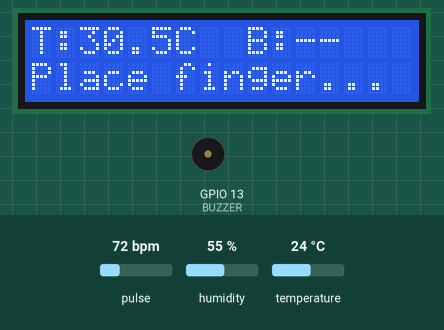
Simulated run of this sketch. Board: ESP8266 (NodeMCU). On the bench: 16×2 character LCD, buzzer (waves = sounding, pin HIGH). The test bench sets the inputs (shaded band); at power-on: pulse 72 bpm, temperature 24 °C, humidity 55 %. WiFi joins after 1.5 s; servers stay silent unless stated; web services answer with replies made up by the test bench; what the sketch prints to the serial monitor is not drawn.

Above: at 12.3 s.
12.4 s: pulse set to 42 bpm
At 18.6 s:
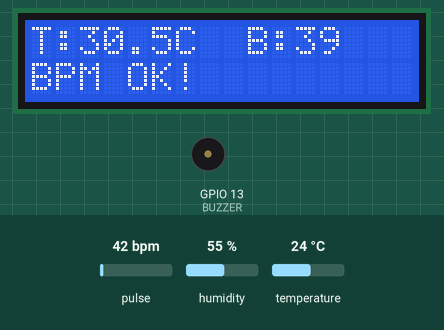
22.6 s: pulse set to 70 bpm
At 31.6 s:
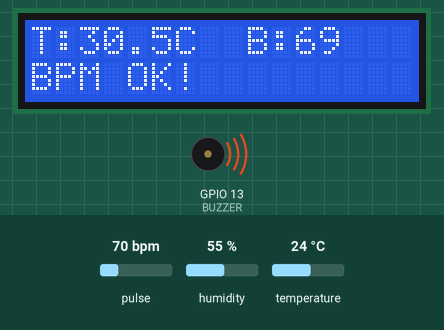
33.2 s: temperature set to 12 °C
At 42.5 s:
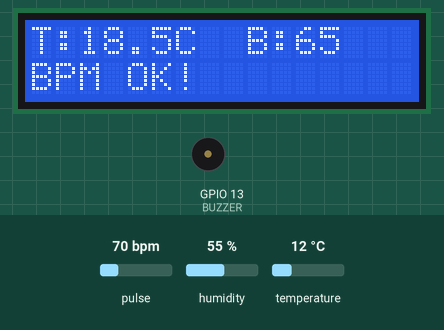
46.2 s: temperature set to 19 °C
At 54.5 s:
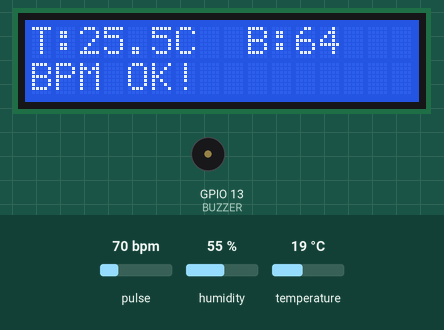
58.4 s: pulse set to 94 bpm
At 60.9 s:
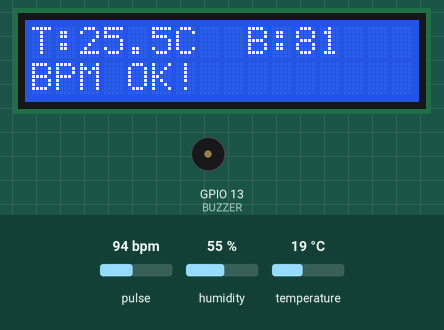
62.6 s: pulse set to 98 bpm
At 66.9 s:
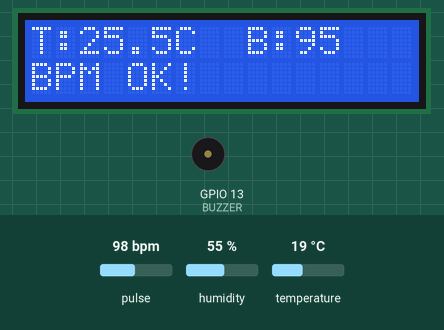
Timing chart, 0 to 68.4 s (numbered marks = the images above; inputs shaded):
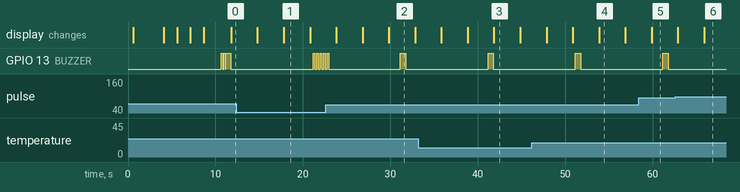

Measured:
- after the input at 58.4 s, the display: changes after 1.5 s (image 5)
- what the display in image 1 shows lasts 3.0 s, from 17.8 s to 20.8 s

The sketch:

HealthMonitor_ESP8266.ino
```cpp
#include <ESP8266WiFi.h>
#include <ESP8266HTTPClient.h>
#include <Wire.h>
#include <LiquidCrystal_I2C.h>
#include <DHT.h>
#include "MAX30105.h"
#include "heartRate.h"

// ─── CONFIG ───────────────────────────────────────────
const char* SSID     = "";
const char* PASSWORD = "";
const char* TS_API   = "";
const char* TS_URL   = "http://api.thingspeak.com/update";

// ─── PINS ─────────────────────────────────────────────
#define DHT_PIN  0
#define DHT_TYPE DHT11
#define BUZZER   13

// ─── OBJECTS ──────────────────────────────────────────
DHT dht(DHT_PIN, DHT_TYPE);
MAX30105 particleSensor;
LiquidCrystal_I2C lcd(0x27, 16, 2);

bool max30102OK = false;

// ─── BPM ROLLING AVERAGE ──────────────────────────────
const byte RATE_SIZE = 6;
byte rates[RATE_SIZE] = {0};
byte rateSpot = 0;
long lastBeat = 0;
float beatAvg = 0;

// ─── GLOBALS ──────────────────────────────────────────
float currentTemp    = 0;
int   currentBpm     = 0;
int   currentSpo2    = 0;
int   currentNews2   = 0;
String currentStatus = "BOOT";
unsigned long lastSend = 0;
unsigned long lastRead = 0;
unsigned long lastLCD  = 0;
byte lcdPage = 0;

// ─── IR THRESHOLD (lowered for your sensor) ───────────
#define IR_THRESHOLD 50000

// ─── SPO2 ─────────────────────────────────────────────
int estimateSpO2(long ir, long red) {
  if (ir < IR_THRESHOLD) return 0;
  float ratio = (float)red / (float)ir;
  // Calibrated for typical MAX30102 modules
  int spo2 = constrain((int)(104.0 - 17.0 * ratio), 90, 100);
  return spo2;
}

// ─── NEWS2 ────────────────────────────────────────────
int calcNEWS2(float temp, int bpm, int spo2) {
  int score = 0;

  if      (temp <= 35.0) score += 3;
  else if (temp <= 36.0) score += 1;
  else if (temp <= 38.0) score += 0;
  else if (temp <= 39.0) score += 1;
  else                   score += 2;

  // Only score BPM if finger detected
  if (bpm > 0) {
    if      (bpm <= 40)  score += 3;
    else if (bpm <= 50)  score += 1;
    else if (bpm <= 90)  score += 0;
    else if (bpm <= 110) score += 1;
    else if (bpm <= 130) score += 2;
    else                 score += 3;
  }

  if (spo2 > 0) {
    if      (spo2 >= 96) score += 0;
    else if (spo2 >= 94) score += 1;
    else if (spo2 >= 92) score += 2;
    else                 score += 3;
  }

  return score;
}

String getStatus(int n) {
  if (n >= 7) return "CRITICAL";
  if (n >= 3) return "WARNING";
  return "NORMAL";
}

// ─── BUZZER ───────────────────────────────────────────
void triggerBuzzer(String s) {
  if (s == "CRITICAL") {
    for (int i = 0; i < 5; i++) {
      digitalWrite(BUZZER, HIGH); delay(200);
      digitalWrite(BUZZER, LOW);  delay(200);
    }
  } else if (s == "WARNING") {
    digitalWrite(BUZZER, HIGH); delay(600);
    digitalWrite(BUZZER, LOW);
  }
}

// ─── LCD ──────────────────────────────────────────────
// ─── LCD SAFE WRITE ───────────────────────────────────
void safeLCDWrite(int row, int col, String text) {
  Wire.beginTransmission(0x27);
  if (Wire.endTransmission() != 0) {
    // LCD not responding, reinit
    lcd.init();
    lcd.backlight();
    return;
  }
  lcd.setCursor(col, row);
  lcd.print(text);
}

void updateLCD() {
  // Check LCD alive before writing
  Wire.beginTransmission(0x27);
  byte error = Wire.endTransmission();
  if (error != 0) {
    lcd.init();
    lcd.backlight();
    delay(100);
    return;
  }

  lcd.clear();
  if (lcdPage == 0) {
    lcd.setCursor(0, 0);
    lcd.print("T:");
    lcd.print(currentTemp, 1);
    lcd.print("C");
    lcd.setCursor(9, 0);
    lcd.print("B:");
    lcd.print(currentBpm > 0 ? String(currentBpm) : "--");
    lcd.setCursor(0, 1);
    lcd.print(currentBpm == 0 ? "Place finger... " : "BPM OK!         ");
  } else {
    lcd.setCursor(0, 0);
    lcd.print("SpO2:");
    lcd.print(currentSpo2 > 0 ? String(currentSpo2) + "%" : "--  ");
    lcd.setCursor(9, 0);
    lcd.print("N2:");
    lcd.print(currentNews2);
    lcd.setCursor(0, 1);
    lcd.print(">> ");
    lcd.print(currentStatus);
    lcd.print("       ");
  }
  lcdPage = (lcdPage + 1) % 2;
}

// ─── THINGSPEAK ───────────────────────────────────────
void sendToThingSpeak() {
  if (WiFi.status() != WL_CONNECTED) {
    Serial.println("WiFi lost, skip send");
    return;
  }
  if (millis() - lastSend > 15000) {
  lastSend = millis();
  // Only send if BPM has stabilized (buffer full)
  if (currentBpm == 0 || rateSpot == 0) return; // skip unstable reading
  sendToThingSpeak();
}
  WiFiClient client;
  HTTPClient http;
  String url = String(TS_URL) +
               "?api_key=" + TS_API +
               "&field1=" + String(currentTemp, 1) +
               "&field2=" + String(currentBpm) +
               "&field3=" + String(currentSpo2) +
               "&field4=" + String(currentNews2);
  http.begin(client, url);
  int code = http.GET();
  Serial.println("TS HTTP: " + String(code));
  http.end();
}

// ─── SETUP ────────────────────────────────────────────
void setup() {
  Serial.begin(115200);
  delay(500);
  pinMode(BUZZER, OUTPUT);
  digitalWrite(BUZZER, LOW);

  Wire.begin();

  // LCD
  lcd.init();
  lcd.backlight();
  lcd.setCursor(0, 0); lcd.print("SmartVital AI");
  lcd.setCursor(0, 1); lcd.print("Booting...");
  delay(1500);

  // DHT
  dht.begin();
  delay(2000);

  // MAX30102
  if (particleSensor.begin(Wire, I2C_SPEED_FAST)) {
    particleSensor.setup();
    particleSensor.setPulseAmplitudeRed(0x2F);  // brighter LED
    particleSensor.setPulseAmplitudeGreen(0);
    particleSensor.setPulseAmplitudeIR(0x2F);   // brighter IR
    max30102OK = true;
    lcd.clear();
    lcd.setCursor(0, 0); lcd.print("MAX30102  OK!");
    Serial.println("MAX30102 OK");
  } else {
    lcd.clear();
    lcd.setCursor(0, 0); lcd.print("MAX30102 FAIL");
    lcd.setCursor(0, 1); lcd.print("Check SDA/SCL");
    Serial.println("MAX30102 FAILED");
  }
  delay(1500);

  // WiFi
  lcd.clear();
  lcd.setCursor(0, 0); lcd.print("WiFi...");
  WiFi.mode(WIFI_STA);
  WiFi.begin(SSID, PASSWORD);
  int attempts = 0;
  while (WiFi.status() != WL_CONNECTED && attempts < 30) {
    delay(500); Serial.print("."); attempts++;
  }
  if (WiFi.status() == WL_CONNECTED) {
    lcd.setCursor(0, 1); lcd.print("Connected OK!");
    Serial.println("\nWiFi OK: " + WiFi.localIP().toString());
  } else {
    lcd.setCursor(0, 1); lcd.print("Offline Mode");
    Serial.println("\nWiFi FAILED");
  }
  delay(1500);

  lcd.clear();
  lcd.setCursor(0, 0); lcd.print("Place finger on");
  lcd.setCursor(0, 1); lcd.print("MAX30102 sensor");
  delay(2000);

  // Startup beep — double beep = ready
  digitalWrite(BUZZER, HIGH); delay(150); digitalWrite(BUZZER, LOW); delay(150);
  digitalWrite(BUZZER, HIGH); delay(150); digitalWrite(BUZZER, LOW);
}

// ─── LOOP ─────────────────────────────────────────────
void loop() {

  // ── MAX30102 runs every loop (non-blocking) ──
  if (max30102OK) {
    // Brief I2C pause between MAX30102 and LCD
    long ir  = particleSensor.getIR();
    long red = particleSensor.getRed();
    delayMicroseconds(100); // let bus settle

    if (checkForBeat(ir)) {
      long delta = millis() - lastBeat;
      lastBeat = millis();
      float bpm = 60.0 / (delta / 1000.0);
      if (bpm > 20 && bpm < 200) {
        rates[rateSpot++] = (byte)bpm;
        rateSpot %= RATE_SIZE;
        float sum = 0;
        for (byte x = 0; x < RATE_SIZE; x++) sum += rates[x];
        beatAvg = sum / RATE_SIZE;
      }
    }

    currentBpm  = (ir < IR_THRESHOLD) ? 0 : (int)beatAvg;
    currentSpo2 = estimateSpO2(ir, red);
    delayMicroseconds(100); // let bus settle before LCD
  }

  // ── DHT + NEWS2 every 10s ──
  if (millis() - lastRead > 10000) {
    lastRead = millis();

    float temp = dht.readTemperature();
    if (!isnan(temp) && temp > 10) {
      currentTemp = temp + 6.5; // offset for body proximity
    }

    currentNews2  = calcNEWS2(currentTemp, currentBpm, currentSpo2);
    currentStatus = getStatus(currentNews2);

    Serial.println("─────────────────────");
    Serial.println("T    : " + String(currentTemp, 1) + "°C");
    Serial.println("BPM  : " + String(currentBpm));
    Serial.println("SpO2 : " + String(currentSpo2) + "%");
    Serial.println("NEWS2: " + String(currentNews2));
    Serial.println("→    : " + currentStatus);
    Serial.println("IR   : " + String(particleSensor.getIR()));

    triggerBuzzer(currentStatus);
  }

  // ── LCD every 3s ──
  if (millis() - lastLCD > 3000) {
    lastLCD = millis();
    updateLCD();
  }

  // ── ThingSpeak every 15s ──
  if (millis() - lastSend > 15000) {
    lastSend = millis();
    sendToThingSpeak();
  }
}
```
